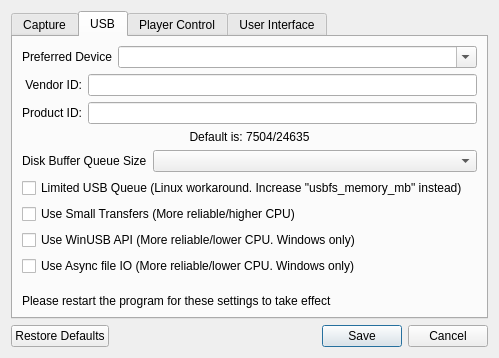
<?xml version="1.0" encoding="UTF-8"?>
<ui version="4.0">
 <class>ConfigurationDialog</class>
 <widget class="QDialog" name="ConfigurationDialog">
  <property name="geometry">
   <rect>
    <x>0</x>
    <y>0</y>
    <width>499</width>
    <height>358</height>
   </rect>
  </property>
  <property name="minimumSize">
   <size>
    <width>450</width>
    <height>290</height>
   </size>
  </property>
  <property name="windowTitle">
   <string>Preferences</string>
  </property>
  <layout class="QVBoxLayout" name="preferencesVerticalLayout">
   <item>
    <widget class="QTabWidget" name="tabWidget">
     <property name="minimumSize">
      <size>
       <width>400</width>
       <height>180</height>
      </size>
     </property>
     <property name="currentIndex">
      <number>1</number>
     </property>
     <widget class="QWidget" name="capture">
      <attribute name="title">
       <string>Capture</string>
      </attribute>
      <layout class="QVBoxLayout" name="captureVerticalLayout">
       <item>
        <layout class="QHBoxLayout" name="captureDirectoryHorizontalLayout">
         <item>
          <widget class="QLabel" name="captureDirectoryLabel">
           <property name="text">
            <string>Capture directory:</string>
           </property>
           <property name="alignment">
            <set>Qt::AlignmentFlag::AlignRight|Qt::AlignmentFlag::AlignTrailing|Qt::AlignmentFlag::AlignVCenter</set>
           </property>
          </widget>
         </item>
         <item>
          <widget class="QLineEdit" name="captureDirectoryLineEdit">
           <property name="sizePolicy">
            <sizepolicy hsizetype="Expanding" vsizetype="Fixed">
             <horstretch>0</horstretch>
             <verstretch>0</verstretch>
            </sizepolicy>
           </property>
          </widget>
         </item>
         <item>
          <widget class="QPushButton" name="captureDirectoryPushButton">
           <property name="sizePolicy">
            <sizepolicy hsizetype="Minimum" vsizetype="Fixed">
             <horstretch>0</horstretch>
             <verstretch>0</verstretch>
            </sizepolicy>
           </property>
           <property name="minimumSize">
            <size>
             <width>80</width>
             <height>0</height>
            </size>
           </property>
           <property name="text">
            <string>Browse</string>
           </property>
          </widget>
         </item>
        </layout>
       </item>
       <item>
        <layout class="QHBoxLayout" name="horizontalLayout_2">
         <item>
          <widget class="QLabel" name="label_4">
           <property name="sizePolicy">
            <sizepolicy hsizetype="Fixed" vsizetype="Preferred">
             <horstretch>0</horstretch>
             <verstretch>0</verstretch>
            </sizepolicy>
           </property>
           <property name="text">
            <string>Capture Format</string>
           </property>
          </widget>
         </item>
         <item>
          <widget class="QComboBox" name="captureFormatComboBox"/>
         </item>
        </layout>
       </item>
       <item>
        <layout class="QHBoxLayout" name="sampleRateLayout">
         <item>
          <widget class="QLabel" name="sampleRateLabel">
           <property name="sizePolicy">
            <sizepolicy hsizetype="Fixed" vsizetype="Preferred">
             <horstretch>0</horstretch>
             <verstretch>0</verstretch>
            </sizepolicy>
           </property>
            <property name="text">
             <string>Hardware sample rate:</string>
            </property>
          </widget>
         </item>
         <item>
          <widget class="QComboBox" name="sampleRateComboBox"/>
         </item>
        </layout>
       </item>
       <item>
        <layout class="QHBoxLayout" name="frontEndGainLayout">
         <item>
          <widget class="QLabel" name="frontEndGainLabel">
           <property name="sizePolicy">
            <sizepolicy hsizetype="Fixed" vsizetype="Preferred">
             <horstretch>0</horstretch>
             <verstretch>0</verstretch>
            </sizepolicy>
           </property>
           <property name="text">
            <string>Front-end gain (SW401 declaration):</string>
           </property>
          </widget>
         </item>
         <item>
          <widget class="QComboBox" name="frontEndGainComboBox"/>
         </item>
        </layout>
       </item>
       <item>
        <layout class="QHBoxLayout" name="flacOutputFormatLayout">
         <item>
          <widget class="QLabel" name="flacOutputFormatLabel">
           <property name="sizePolicy">
            <sizepolicy hsizetype="Fixed" vsizetype="Preferred">
             <horstretch>0</horstretch>
             <verstretch>0</verstretch>
            </sizepolicy>
           </property>
           <property name="text">
            <string>FLAC Output Format</string>
           </property>
          </widget>
         </item>
         <item>
          <widget class="QComboBox" name="flacOutputFormatComboBox"/>
         </item>
        </layout>
       </item>
       <item>
        <layout class="QHBoxLayout" name="flacCompressionLayout">
         <item>
          <widget class="QLabel" name="flacCompressionLabel">
           <property name="sizePolicy">
            <sizepolicy hsizetype="Fixed" vsizetype="Preferred">
             <horstretch>0</horstretch>
             <verstretch>0</verstretch>
            </sizepolicy>
           </property>
           <property name="text">
            <string>FLAC Compression Level</string>
           </property>
          </widget>
         </item>
         <item>
          <widget class="QComboBox" name="flacCompressionLevelComboBox"/>
         </item>
        </layout>
       </item>
       <item>
        <spacer name="verticalSpacer">
         <property name="orientation">
          <enum>Qt::Orientation::Vertical</enum>
         </property>
         <property name="sizeType">
          <enum>QSizePolicy::Policy::Minimum</enum>
         </property>
         <property name="sizeHint" stdset="0">
          <size>
           <width>20</width>
           <height>12</height>
          </size>
         </property>
        </spacer>
       </item>
       <item>
        <spacer name="verticalSpacer_2">
         <property name="orientation">
          <enum>Qt::Orientation::Vertical</enum>
         </property>
         <property name="sizeHint" stdset="0">
          <size>
           <width>20</width>
           <height>40</height>
          </size>
         </property>
        </spacer>
       </item>
      </layout>
     </widget>
     <widget class="QWidget" name="usb">
      <attribute name="title">
       <string>USB</string>
      </attribute>
      <layout class="QVBoxLayout" name="usbVerticalLayout">
       <item>
        <layout class="QHBoxLayout" name="horizontalLayout_4">
         <item>
          <widget class="QLabel" name="label_2">
           <property name="sizePolicy">
            <sizepolicy hsizetype="Fixed" vsizetype="Preferred">
             <horstretch>0</horstretch>
             <verstretch>0</verstretch>
            </sizepolicy>
           </property>
           <property name="text">
            <string>Preferred Device</string>
           </property>
          </widget>
         </item>
         <item>
          <widget class="QComboBox" name="preferredDeviceComboBox">
           <property name="editable">
            <bool>true</bool>
           </property>
          </widget>
         </item>
        </layout>
       </item>
       <item>
        <layout class="QGridLayout" name="usbDeviceGridLayout">
         <item row="0" column="0">
          <widget class="QLabel" name="vendorIdLabel">
           <property name="text">
            <string>Vendor ID:</string>
           </property>
           <property name="alignment">
            <set>Qt::AlignmentFlag::AlignRight|Qt::AlignmentFlag::AlignTrailing|Qt::AlignmentFlag::AlignVCenter</set>
           </property>
          </widget>
         </item>
         <item row="1" column="1">
          <widget class="QLineEdit" name="productIdLineEdit">
           <property name="sizePolicy">
            <sizepolicy hsizetype="Expanding" vsizetype="Fixed">
             <horstretch>0</horstretch>
             <verstretch>0</verstretch>
            </sizepolicy>
           </property>
          </widget>
         </item>
         <item row="1" column="0">
          <widget class="QLabel" name="productIdLabel">
           <property name="text">
            <string>Product ID:</string>
           </property>
           <property name="alignment">
            <set>Qt::AlignmentFlag::AlignRight|Qt::AlignmentFlag::AlignTrailing|Qt::AlignmentFlag::AlignVCenter</set>
           </property>
          </widget>
         </item>
         <item row="0" column="1">
          <widget class="QLineEdit" name="vendorIdLineEdit">
           <property name="sizePolicy">
            <sizepolicy hsizetype="Expanding" vsizetype="Fixed">
             <horstretch>0</horstretch>
             <verstretch>0</verstretch>
            </sizepolicy>
           </property>
          </widget>
         </item>
        </layout>
       </item>
       <item>
        <widget class="QLabel" name="defaultIdsLabel">
         <property name="text">
          <string>Default is: 7504/24635</string>
         </property>
         <property name="alignment">
          <set>Qt::AlignmentFlag::AlignCenter</set>
         </property>
        </widget>
       </item>
       <item>
        <layout class="QHBoxLayout" name="horizontalLayout">
         <item>
          <widget class="QLabel" name="label_3">
           <property name="sizePolicy">
            <sizepolicy hsizetype="Fixed" vsizetype="Preferred">
             <horstretch>0</horstretch>
             <verstretch>0</verstretch>
            </sizepolicy>
           </property>
           <property name="text">
            <string>Disk Buffer Queue Size</string>
           </property>
          </widget>
         </item>
         <item>
          <widget class="QComboBox" name="diskBufferQueueSizeComboBox">
           <property name="sizePolicy">
            <sizepolicy hsizetype="Expanding" vsizetype="Fixed">
             <horstretch>0</horstretch>
             <verstretch>0</verstretch>
            </sizepolicy>
           </property>
           <property name="currentText">
            <string/>
           </property>
          </widget>
         </item>
        </layout>
       </item>
       <item>
        <widget class="QCheckBox" name="useSmallUsbTransferQueue">
         <property name="text">
          <string>Limited USB Queue (Linux workaround. Increase &quot;usbfs_memory_mb&quot; instead)</string>
         </property>
        </widget>
       </item>
       <item>
        <widget class="QCheckBox" name="useSmallUsbTransfers">
         <property name="text">
          <string>Use Small Transfers (More reliable/higher CPU)</string>
         </property>
        </widget>
       </item>
       <item>
        <widget class="QCheckBox" name="useWinUsb">
         <property name="text">
          <string>Use WinUSB API (More reliable/lower CPU. Windows only)</string>
         </property>
        </widget>
       </item>
       <item>
        <widget class="QCheckBox" name="useAsyncFileIo">
         <property name="text">
          <string>Use Async file IO (More reliable/lower CPU. Windows only)</string>
         </property>
        </widget>
       </item>
       <item>
        <spacer name="verticalSpacer_4">
         <property name="orientation">
          <enum>Qt::Orientation::Vertical</enum>
         </property>
         <property name="sizeHint" stdset="0">
          <size>
           <width>20</width>
           <height>40</height>
          </size>
         </property>
        </spacer>
       </item>
       <item>
        <widget class="QLabel" name="label">
         <property name="text">
          <string>Please restart the program for these settings to take effect</string>
         </property>
        </widget>
       </item>
      </layout>
     </widget>
     <widget class="QWidget" name="playerControl">
      <attribute name="title">
       <string>Player Control</string>
      </attribute>
      <layout class="QVBoxLayout" name="playerControlVerticalLayout">
       <item>
        <layout class="QGridLayout" name="serialDeviceGridLayout">
         <item row="0" column="0">
          <widget class="QLabel" name="serialDeviceLabel">
           <property name="sizePolicy">
            <sizepolicy hsizetype="Preferred" vsizetype="Fixed">
             <horstretch>0</horstretch>
             <verstretch>0</verstretch>
            </sizepolicy>
           </property>
           <property name="text">
            <string>Serial device:</string>
           </property>
           <property name="alignment">
            <set>Qt::AlignmentFlag::AlignRight|Qt::AlignmentFlag::AlignTrailing|Qt::AlignmentFlag::AlignVCenter</set>
           </property>
          </widget>
         </item>
         <item row="0" column="1">
          <widget class="QComboBox" name="serialDeviceComboBox">
           <property name="sizePolicy">
            <sizepolicy hsizetype="Expanding" vsizetype="Fixed">
             <horstretch>0</horstretch>
             <verstretch>0</verstretch>
            </sizepolicy>
           </property>
          </widget>
         </item>
         <item row="1" column="0">
          <widget class="QLabel" name="serialSpeedLabel">
           <property name="sizePolicy">
            <sizepolicy hsizetype="Preferred" vsizetype="Fixed">
             <horstretch>0</horstretch>
             <verstretch>0</verstretch>
            </sizepolicy>
           </property>
           <property name="text">
            <string>Serial speed:</string>
           </property>
           <property name="alignment">
            <set>Qt::AlignmentFlag::AlignRight|Qt::AlignmentFlag::AlignTrailing|Qt::AlignmentFlag::AlignVCenter</set>
           </property>
          </widget>
         </item>
         <item row="1" column="1">
          <widget class="QComboBox" name="serialSpeedComboBox">
           <property name="sizePolicy">
            <sizepolicy hsizetype="Expanding" vsizetype="Fixed">
             <horstretch>0</horstretch>
             <verstretch>0</verstretch>
            </sizepolicy>
           </property>
          </widget>
         </item>
        </layout>
       </item>
       <item>
        <spacer name="verticalSpacer_5">
         <property name="orientation">
          <enum>Qt::Orientation::Vertical</enum>
         </property>
         <property name="sizeType">
          <enum>QSizePolicy::Policy::Fixed</enum>
         </property>
         <property name="sizeHint" stdset="0">
          <size>
           <width>20</width>
           <height>12</height>
          </size>
         </property>
        </spacer>
       </item>
       <item>
        <widget class="QCheckBox" name="keyLockCheckBox">
         <property name="text">
          <string>Engage key-lock</string>
         </property>
        </widget>
       </item>
       <item>
        <spacer name="verticalSpacer_3">
         <property name="orientation">
          <enum>Qt::Orientation::Vertical</enum>
         </property>
         <property name="sizeHint" stdset="0">
          <size>
           <width>20</width>
           <height>40</height>
          </size>
         </property>
        </spacer>
       </item>
      </layout>
     </widget>
     <widget class="QWidget" name="userInterface">
      <attribute name="title">
       <string>User Interface</string>
      </attribute>
      <layout class="QVBoxLayout" name="userInterfaceVerticalLayout">
       <item>
        <widget class="QLabel" name="themeLabel">
         <property name="text">
          <string>Application theme:</string>
         </property>
        </widget>
       </item>
       <item>
        <layout class="QHBoxLayout" name="themeLayout">
         <item>
          <widget class="QLabel" name="themeSelectionLabel">
           <property name="sizePolicy">
            <sizepolicy hsizetype="Fixed" vsizetype="Preferred">
             <horstretch>0</horstretch>
             <verstretch>0</verstretch>
            </sizepolicy>
           </property>
           <property name="text">
            <string>Theme Style</string>
           </property>
          </widget>
         </item>
         <item>
          <widget class="QComboBox" name="themeComboBox"/>
         </item>
        </layout>
       </item>
       <item>
        <spacer name="verticalSpacer_7">
         <property name="orientation">
          <enum>Qt::Orientation::Vertical</enum>
         </property>
         <property name="sizeType">
          <enum>QSizePolicy::Policy::Fixed</enum>
         </property>
         <property name="sizeHint" stdset="0">
          <size>
           <width>20</width>
           <height>12</height>
          </size>
         </property>
        </spacer>
       </item>
       <item>
        <widget class="QLabel" name="advancedNamingLabel">
         <property name="text">
          <string>Advanced capture naming:</string>
         </property>
        </widget>
       </item>
       <item>
        <widget class="QCheckBox" name="perSideNotesCheckBox">
         <property name="text">
          <string>Reset notes when disc side changes</string>
         </property>
        </widget>
       </item>
       <item>
        <widget class="QCheckBox" name="perSideMintCheckBox">
         <property name="text">
          <string>Reset mint marks when disc side changes</string>
         </property>
        </widget>
       </item>
       <item>
        <spacer name="verticalSpacer_8">
         <property name="orientation">
          <enum>Qt::Orientation::Vertical</enum>
         </property>
         <property name="sizeType">
          <enum>QSizePolicy::Policy::Fixed</enum>
         </property>
         <property name="sizeHint" stdset="0">
          <size>
           <width>20</width>
           <height>12</height>
          </size>
         </property>
        </spacer>
       </item>
       <item>
        <widget class="QLabel" name="amplitudeLabel">
         <property name="text">
          <string>RF signal amplitude display:</string>
         </property>
         <property name="alignment">
          <set>Qt::AlignmentFlag::AlignLeading|Qt::AlignmentFlag::AlignLeft|Qt::AlignmentFlag::AlignVCenter</set>
         </property>
        </widget>
       </item>
       <item>
        <widget class="QCheckBox" name="amplitudeLabelCheckBox">
         <property name="text">
          <string>Show RMS amplitude as number (low CPU usage)</string>
         </property>
        </widget>
       </item>
       <item>
        <widget class="QCheckBox" name="amplitudeChartCheckBox">
         <property name="text">
          <string>Show RMS amplitude as chart (higher CPU usage)</string>
         </property>
        </widget>
       </item>
       <item>
        <spacer name="verticalSpacer_6">
         <property name="orientation">
          <enum>Qt::Orientation::Vertical</enum>
         </property>
         <property name="sizeHint" stdset="0">
          <size>
           <width>20</width>
           <height>40</height>
          </size>
         </property>
        </spacer>
       </item>
      </layout>
     </widget>
    </widget>
   </item>
   <item>
    <widget class="QDialogButtonBox" name="buttonBox">
     <property name="sizePolicy">
      <sizepolicy hsizetype="Expanding" vsizetype="Fixed">
       <horstretch>0</horstretch>
       <verstretch>0</verstretch>
      </sizepolicy>
     </property>
     <property name="orientation">
      <enum>Qt::Orientation::Horizontal</enum>
     </property>
     <property name="standardButtons">
      <set>QDialogButtonBox::StandardButton::Cancel|QDialogButtonBox::StandardButton::RestoreDefaults|QDialogButtonBox::StandardButton::Save</set>
     </property>
    </widget>
   </item>
  </layout>
 </widget>
 <tabstops>
  <tabstop>tabWidget</tabstop>
  <tabstop>captureDirectoryLineEdit</tabstop>
  <tabstop>captureDirectoryPushButton</tabstop>
  <tabstop>vendorIdLineEdit</tabstop>
  <tabstop>productIdLineEdit</tabstop>
  <tabstop>serialDeviceComboBox</tabstop>
  <tabstop>serialSpeedComboBox</tabstop>
  <tabstop>keyLockCheckBox</tabstop>
  <tabstop>perSideNotesCheckBox</tabstop>
  <tabstop>perSideMintCheckBox</tabstop>
  <tabstop>amplitudeLabelCheckBox</tabstop>
  <tabstop>amplitudeChartCheckBox</tabstop>
 </tabstops>
 <resources/>
 <connections>
  <connection>
   <sender>buttonBox</sender>
   <signal>accepted()</signal>
   <receiver>ConfigurationDialog</receiver>
   <slot>accept()</slot>
   <hints>
    <hint type="sourcelabel">
     <x>248</x>
     <y>254</y>
    </hint>
    <hint type="destinationlabel">
     <x>157</x>
     <y>274</y>
    </hint>
   </hints>
  </connection>
  <connection>
   <sender>buttonBox</sender>
   <signal>rejected()</signal>
   <receiver>ConfigurationDialog</receiver>
   <slot>reject()</slot>
   <hints>
    <hint type="sourcelabel">
     <x>316</x>
     <y>260</y>
    </hint>
    <hint type="destinationlabel">
     <x>286</x>
     <y>274</y>
    </hint>
   </hints>
  </connection>
 </connections>
</ui>
